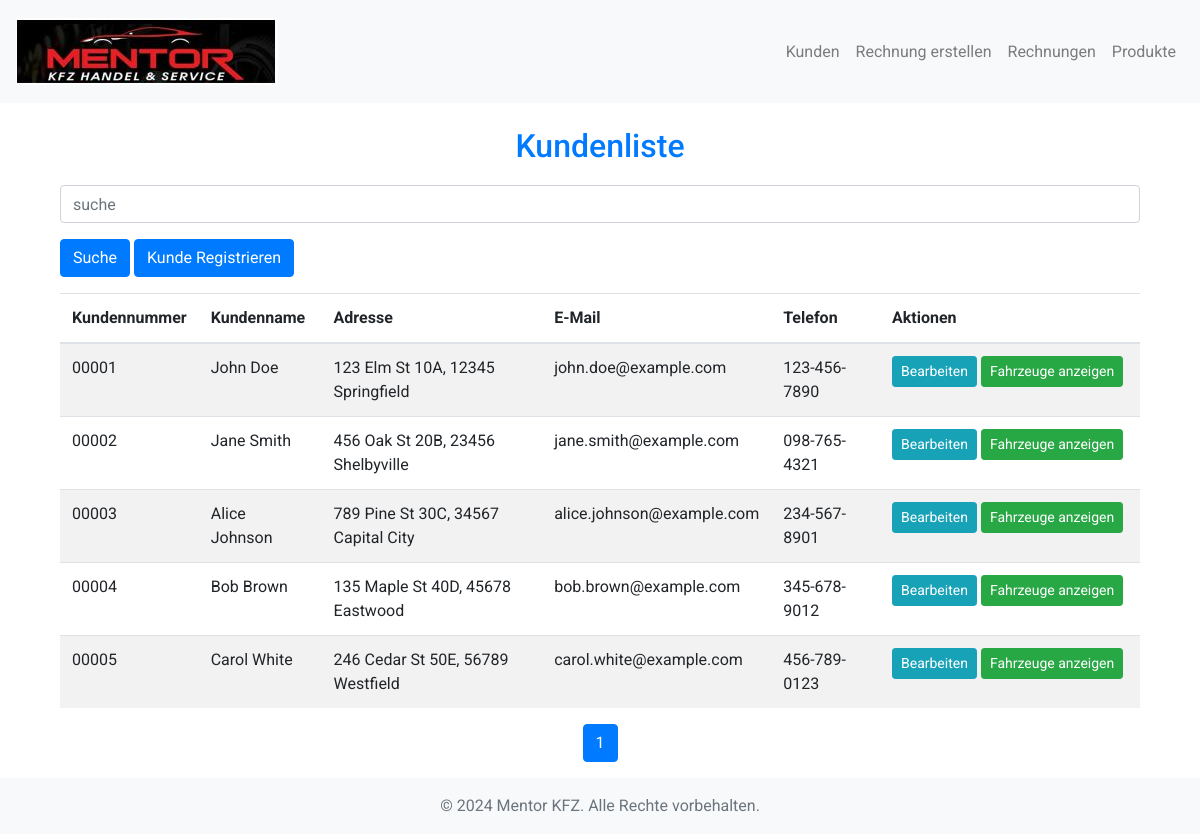
The app's page /client/list_clients.php with its own data.
### tables this page shows
CREATE TABLE IF NOT EXISTS clients (
    id INT(11) AUTO_INCREMENT PRIMARY KEY,
    name VARCHAR(255) NOT NULL,
    street VARCHAR(255),
    house_number VARCHAR(50),
    postal_code VARCHAR(20),
    city VARCHAR(255),
    country VARCHAR(255),
    phone VARCHAR(20),
    email VARCHAR(255),
    kundennummer VARCHAR(50) NOT NULL UNIQUE
);

### client/list_clients.php (the view, shortened to what this page needs)
<?php
include '../includes/header.php';
$conn = new mysqli(DB_SERVER, DB_USER, DB_PASSWORD, DB_DATABASE);
$items_per_page = 50;
$page = isset($_GET['page']) ? intval($_GET['page']) : 1;
$offset = ($page - 1) * $items_per_page;
$search_query = isset($_GET['search']) ? $_GET['search'] : '';
$search_query = $conn->real_escape_string($search_query);
$total_sql = "SELECT COUNT(*) AS total FROM clients WHERE name LIKE ? OR kundennummer LIKE ?";
$total_stmt = $conn->prepare($total_sql);
$search_pattern = '%' . $search_query . '%';
$total_stmt->bind_param('ss', $search_pattern, $search_pattern);
$total_stmt->execute();
$total_result = $total_stmt->get_result();
$total_row = $total_result->fetch_assoc();
$total_customers = $total_row['total'];
$customer_sql = "SELECT * FROM clients WHERE name LIKE ? OR kundennummer LIKE ? LIMIT ? OFFSET ?";
$customer_stmt = $conn->prepare($customer_sql);
$customer_stmt->bind_param('ssii', $search_pattern, $search_pattern, $items_per_page, $offset);
$customer_stmt->execute();
$customer_result = $customer_stmt->get_result();
?>
<div class="container mt-4">
    <h2>Kundenliste</h2>
    <form action="list_clients.php" method="GET">
        <div class="form-group">
            <input type="text" class="form-control" placeholder="suche" id="Search" name="search" value="<?php echo htmlspecialchars($search_query); ?>">
        </div>
        <button type="submit" class="btn btn-primary">Suche</button>
        <a href="/kfz-app/client/register_client.php" class="btn btn-primary">Kunde Registrieren</a>
    </form>
    <table class="table table-striped mt-3">
        <thead>
            <tr>
                <th>Kundennummer</th>
                <th>Kundenname</th>
                <th>Adresse</th>
                <th>E-Mail</th>
                <th>Telefon</th>
                <th width="260px">Aktionen</th>
            </tr>
        </thead>
        <tbody>
            <?php if ($customer_result->num_rows > 0): ?>
                <?php while ($customer = $customer_result->fetch_assoc()): ?>
                    <tr>
                        <td><?php echo htmlspecialchars($customer['kundennummer']); ?></td>
                        <td><?php echo htmlspecialchars($customer['name']); ?></td>
                        <td><?php echo htmlspecialchars($customer['street'] . ' ' . $customer['house_number'] . ', ' . $customer['postal_code'] . ' ' . $customer['city']); ?></td>
                        <td><?php echo htmlspecialchars($customer['email']); ?></td>
                        <td><?php echo htmlspecialchars($customer['phone']); ?></td>
                        <td>
                            <a href="edit_client.php?client_id=<?php echo htmlspecialchars($customer['id']); ?>" class="btn btn-info btn-sm">Bearbeiten</a>
                            <a href="../vehicles/list.php?client_id=<?php echo htmlspecialchars($customer['id']); ?>" class="btn btn-success btn-sm">Fahrzeuge anzeigen</a>
                        </td>
                    </tr>
                <?php endwhile; ?>
            <?php else: ?>
                <tr>
                    <td colspan="6" class="text-center">Keine Kunden gefunden</td>
                </tr>
            <?php endif; ?>
        </tbody>
    </table>
    <nav aria-label="Page navigation">
        <ul class="pagination justify-content-center">
            <?php
            $total_pages = ceil($total_customers / $items_per_page);
            $max_links = 10;
            $start_page = max(1, $page - floor($max_links / 2));
            $end_page = min($total_pages, $page + floor($max_links / 2));
            if ($end_page - $start_page + 1 < $max_links) {
                if ($start_page == 1) {
                    $end_page = min($total_pages, $start_page + $max_links - 1);
                } else {
                    $start_page = max(1, $end_page - $max_links + 1);
                }
            }
            for ($i = $start_page; $i <= $end_page; $i++) {
                echo '<li class="page-item ' . ($i == $page ? 'active' : '') . '"><a class="page-link" href="list_clients.php?page=' . $i . '&search=' . urlencode($search_query) . '">' . $i . '</a></li>';
            }
            ?>
        </ul>
    </nav>
</div>
<?php
include '../includes/footer.php';
?>

### includes/header.php (shortened to what this page needs)
<!DOCTYPE html>
<html lang="de-DE">
<head>
    <link href="/kfz-app/assets/css/bootstrap-min.css" rel="stylesheet">
    <link href="/kfz-app/assets/css/style.css" rel="stylesheet">
</head>
<body>
<nav class="navbar navbar-expand-lg navbar-light bg-light">
        <a class="navbar-brand" href="/kfz-app/index.php">
        <img class="navbar-brand"  src="/kfz-app//assets/images/mentor-logo.JPG" alt="Logo">
        </a>
        <div class="collapse navbar-collapse" id="navbarNav">
            <ul class="navbar-nav ml-auto">
                <li class="nav-item">
                    <a class="nav-link" href="/kfz-app/client/list_clients.php">Kunden</a>
                </li>
                <li class="nav-item">
                    <a class="nav-link" href="/kfz-app/invoice/create_invoice.php">Rechnung erstellen</a>
                </li>
                <li class="nav-item">
                    <a class="nav-link" href="/kfz-app/invoice/list_invoices.php">Rechnungen</a>
                </li>
                <li class="nav-item">
                    <a class="nav-link" href="/kfz-app/product/list_products.php">Produkte</a>
                </li>
            </ul>
        </div>
    </nav>
    <main class="container mt-4">

### includes/footer.php (shortened to what this page needs)
</main>
    <footer class="footer mt-auto py-3 bg-light">
        <div class="container text-center">
            <span class="text-muted">&copy; <?php echo date("Y"); ?> Mentor KFZ. Alle Rechte vorbehalten.</span>
        </div>
    </footer>
</body>
</html>

### assets/css/style.css (style rules this page uses)
body { font-family: 'Roboto', sans-serif; }
h2 { font-size: 2rem; color: #007bff; text-align: center; margin-bottom: 20px; }
main { min-height: calc(100vh - 181px); }

### records on screen
clients: kundennummer "00001", name "John Doe", street+house_number+postal_code "123 Elm St 10A, 12345 Springfield", email "john.doe@example.com", phone "123-456-7890"
clients: kundennummer "00002", name "Jane Smith", street+house_number+postal_code "456 Oak St 20B, 23456 Shelbyville", email "jane.smith@example.com", phone "098-765-4321"
clients: kundennummer "00003", name "Alice Johnson", street+house_number+postal_code "789 Pine St 30C, 34567 Capital City", email "alice.johnson@example.com", phone "234-567-8901"
clients: kundennummer "00004", name "Bob Brown", street+house_number+postal_code "135 Maple St 40D, 45678 Eastwood", email "bob.brown@example.com", phone "345-678-9012"
clients: kundennummer "00005", name "Carol White", street+house_number+postal_code "246 Cedar St 50E, 56789 Westfield", email "carol.white@example.com", phone "456-789-0123"
